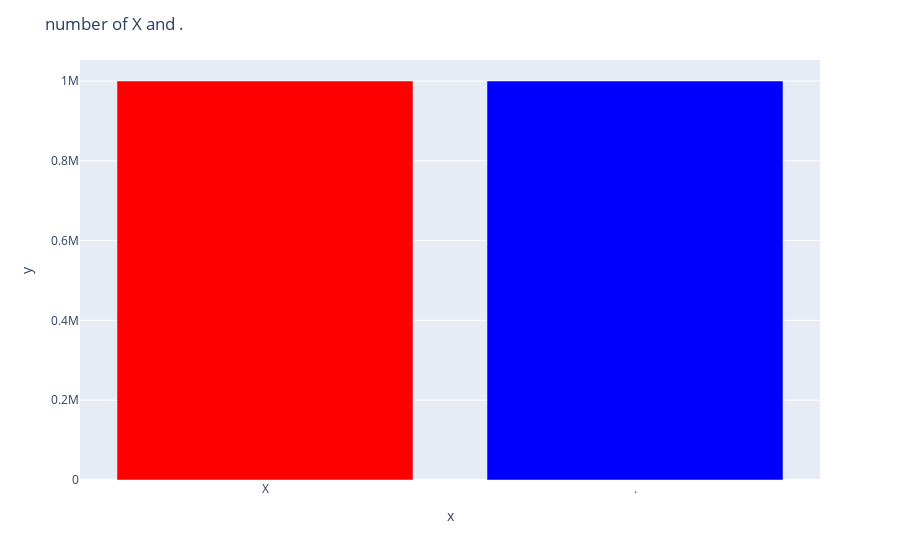

Notebook source saved alongside this figure:
### Code cell
f = open('output-3.txt', 'r')
x_count = 0
dot_count = 0
for line in f:
    x_count += line.count('x')
    dot_count += line.count('.')
print('x_count: ', x_count)
print('dot_count: ', dot_count)

fig = px.bar(x=['X', '.'], y=[x_count, dot_count])
fig.update_layout(title='number of X and .')
#change the color of the bars by type
fig.update_traces(marker_color=['pink', 'blue'])

fig.show()

### Figure 1 — Plotly figure (JSON) as saved in the notebook; plotly's stock layout.template omitted (floating-point values rounded to 4 significant figures)
{"data": [{"alignmentgroup": "True", "hovertemplate": "x=%{x}<br>y=%{y}<extra></extra>", "legendgroup": "", "marker": {"color": ["red", "blue"], "pattern": {"shape": ""}}, "name": "", "offsetgroup": "", "orientation": "v", "showlegend": false, "textposition": "auto", "type": "bar", "x": ["X", "."], "xaxis": "x", "y": [1000000, 1000000], "yaxis": "y"}], "layout": {"barmode": "relative", "legend": {"tracegroupgap": 0}, "margin": {"t": 60}, "title": {"text": "number of X and ."}, "xaxis": {"anchor": "y", "domain": [0, 1], "title": {"text": "x"}}, "yaxis": {"anchor": "x", "domain": [0, 1], "title": {"text": "y"}}}}
